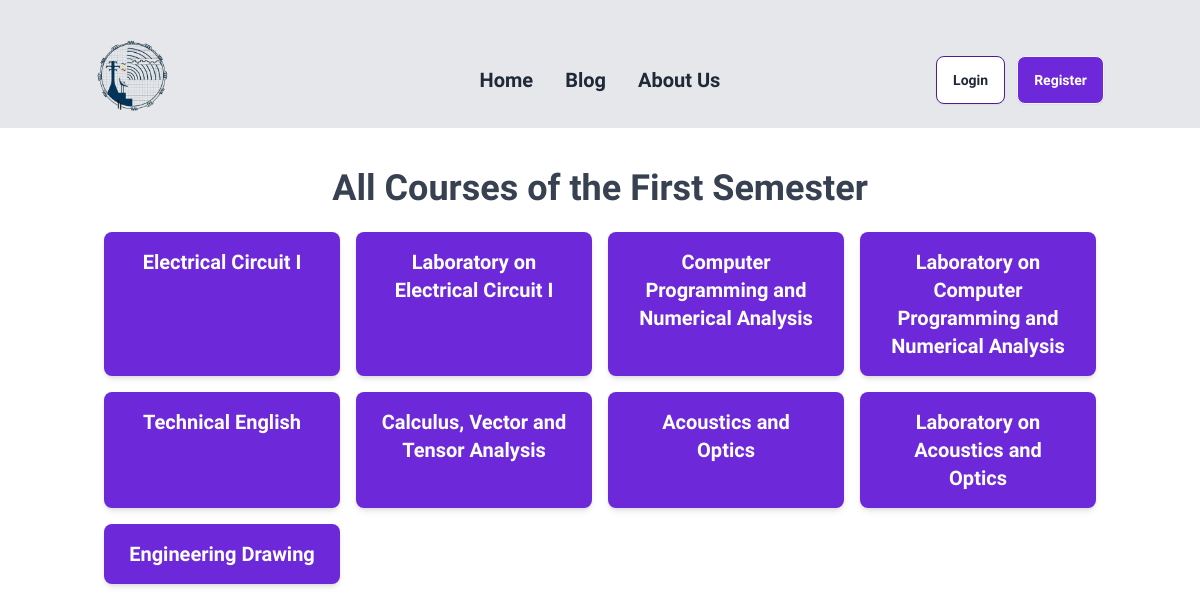
/my_note/semesters/1/, run on the app's committed database.
### courses/models.py (models this page shows, shortened)
class Semester(models.Model):
    name = models.CharField(max_length=100)
    number = models.PositiveIntegerField()

class Course(models.Model):
    name = models.CharField(max_length=200)
    code = models.CharField(max_length=20)
    semester = models.ForeignKey(Semester, on_delete=models.CASCADE, related_name='courses')

### my_note/views.py (the view)
# urls.py: path('semesters/<int:semester_id>/', views.semester_detail, name='semester_detail'),
def semester_detail(request, semester_id):
    semester = get_object_or_404(Semester, pk = semester_id)
    courses = semester.courses.all() # Use related_name='courses' to get related courses
    return render(request, 'semester_detail.html', {'semester': semester, 'courses': courses})

### my_note/templates/semester_detail.html
{% extends 'base1.html' %} {% block title %}Courses in {{ semester.name }} {% endblock %}
{% block content %}
<div class="container mx-auto mt-10 px-4">
  <h1 class="text-gray-700 text-center text-4xl font-bold mb-6">
    All Courses of the {{ semester.name }}
  </h1>
  <ul
    class="grid grid-cols-2 md:grid-cols-3 lg:grid-cols-4 gap-4 text-center text-xl font-bold"
  >
    {% for course in courses %}
    <a
      class="block px-6 py-4 bg-violet-700 text-white rounded-lg hover:bg-blue-600 shadow-md"
      href="{% url 'my_course_detail' course.id %}"
      >{{ course.name }}</a
    >
    {% endfor %}
  </ul>
</div>
{% endblock %}

### templates/base1.html (style rules this page uses)
.sora-font { font-family: "Sora", serif; font-optical-sizing: auto; }

### data on the page
Semester: name "First Semester"
Course: name "Electrical Circuit I"
Course: name "Laboratory on Electrical Circuit I"
Course: name "Computer Programming and Numerical Analysis"
Course: name "Laboratory on Computer Programming and Numerical Analysis"
Course: name "Technical English"
Course: name "Calculus, Vector and Tensor Analysis"
Course: name "Acoustics and Optics"
Course: name "Laboratory on Acoustics and Optics"
Course: name "Engineering Drawing"
